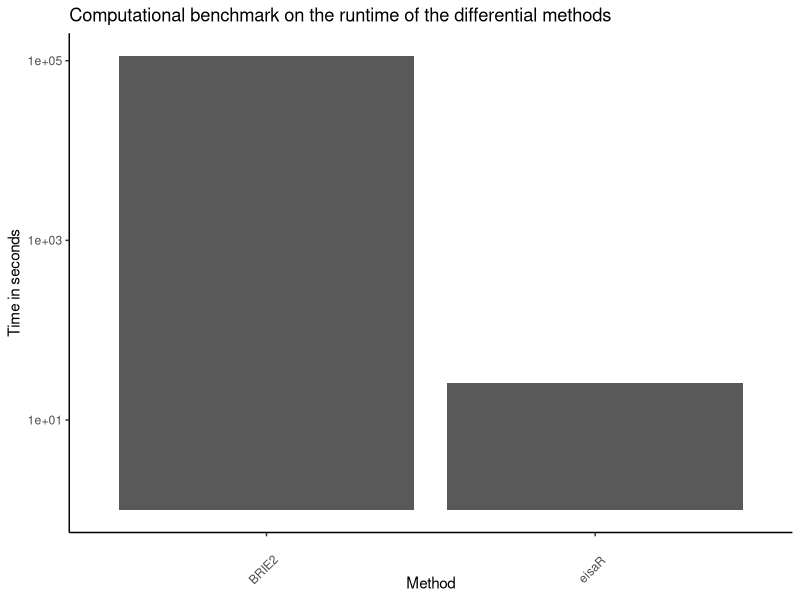

The R script that drew this image:
# clean environment
rm(list = ls())

# import libraries
suppressPackageStartupMessages({
	library(ggplot2)
})

# visualize computational benchmark
bench_mark <- data.frame(Method = c("BRIE2", "eisaR"),
												 Time = c(1.31*24*60*60, 26))

g1 <- ggplot(bench_mark, aes(x = Method, y = Time)) +
	geom_bar(stat = "identity") + scale_y_log10() +
	theme_classic() + ylab("Time in seconds") +
	theme(axis.text.x = element_text(angle = 45, vjust = 0)) +
	ggtitle("Computational benchmark on the runtime of the differential methods")
g1

